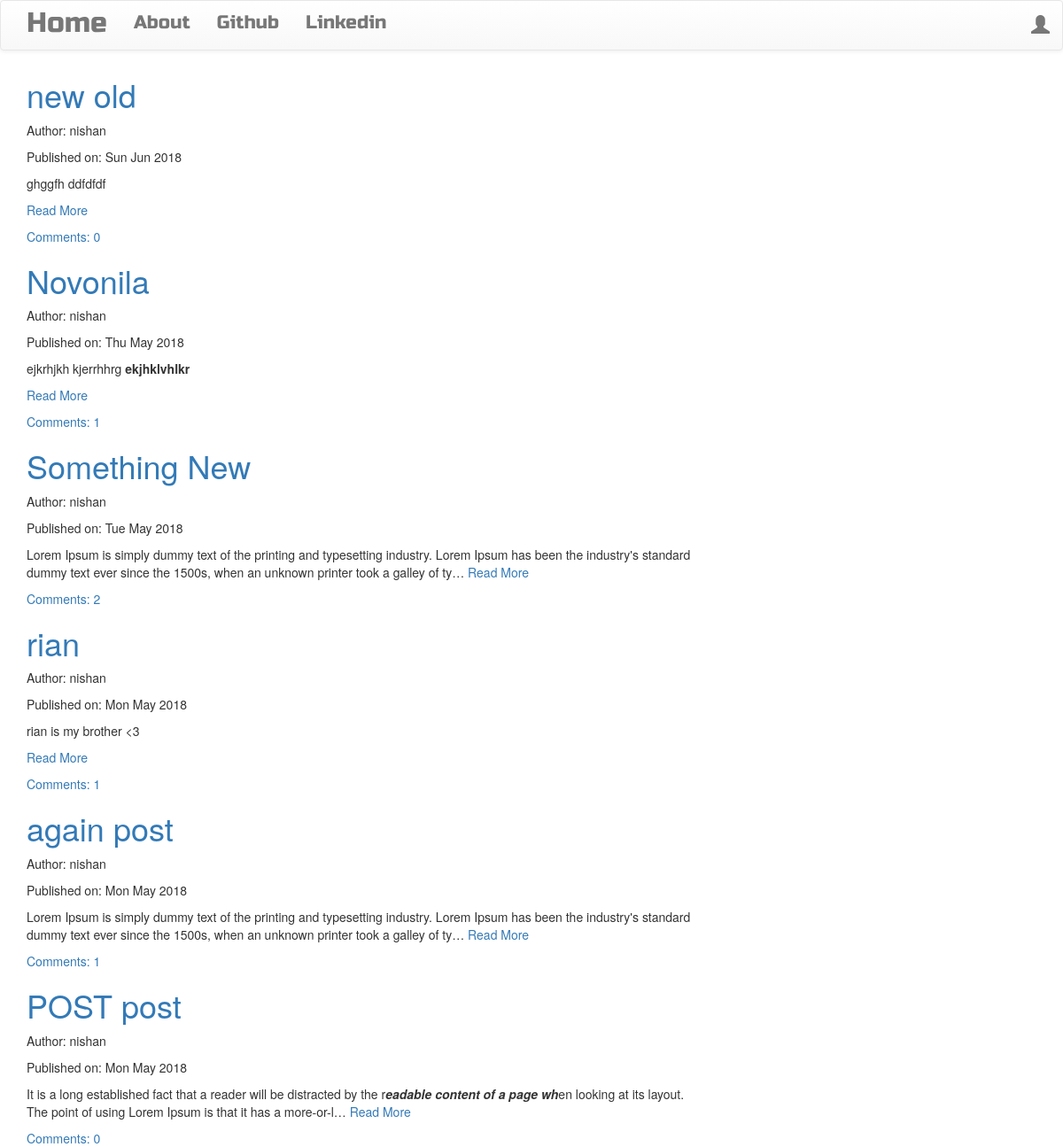
The page / on the database its author committed.
### blog/models.py (models this page shows, shortened)
class Post(models.Model):
    author = models.ForeignKey('auth.User', on_delete=models.CASCADE)
    title = models.CharField(max_length=200)
    text = models.TextField()
    create_date = models.DateTimeField(default=timezone.now)
    published_date = models.DateTimeField(blank=True, null=True)
    def approve_comments(self):
        return self.comments.filter(approved_comment=True)

### blog/views.py (the view)
# urls.py: path('', views.PostListView.as_view(), name='post_list'),
class PostListView(ListView):
    model = Post
    def get_queryset(self):
        return Post.objects.filter(published_date__lte=timezone.now()).order_by('-published_date')

### blog/templates/blog/post_list.html
{% extends 'blog/base.html' %}
{% block content %}
    <div class="centerstage">
        {% for post in post_list%}
            <div class="post">
                <h1><a href="{% url 'post_detail' pk=post.pk %}">{{ post.title }}</a></h1>
                <p>Author: {{ post.author }}</p>
                <div class="date">
                    <p>Published on: {{ post.published_date|date:"D M Y"}}</p>
                </div>
                <p> {{ post.text|safe|linebreaksbr|truncatechars:200 }}
                <a href="{% url 'post_detail' pk=post.pk %}">Read More</a></p>
                <a href="{% url 'post_detail' pk=post.pk %}">Comments: {{ post.approve_comments.count}}</a>
            </div>
        {% endfor %}
    </div>
{% endblock %}

### blog/templates/blog/base.html (shortened to what this page needs)
<!DOCTYPE html>
{% load staticfiles %}
<html lang="en">
<head>
        <link rel="stylesheet" href="https://maxcdn.bootstrapcdn.com/bootstrap/3.3.7/css/bootstrap.min.css">
        <link rel="stylesheet" href="https://maxcdn.bootstrapcdn.com/bootstrap/3.3.7/css/bootstrap-theme.min.css">
        <link rel="stylesheet" href="//cdn.jsdelivr.net/npm/medium-editor@latest/dist/css/medium-editor.min.css" type="text/css" media="screen" charset="utf-8">
        <link rel="stylesheet" href="{% static 'css/blog.css' %}">
</head>
<body class="loader">
        <nav class="navbar navbar-default techfont custom-navbar">
            <div class="container">
                <ul class="nav navbar-nav">
                    <li><a class="navbar-brand bigbrand" href="{% url 'post_list' %}">Home</a></li>
                    <li><a href="{% url 'about' %}">About</a></li>
                    <li><a href="https://github.com">Github</a></li>
                    <li><a href="https://linkedin.com">Linkedin</a></li>
                </ul>
                <ul class="nav navbar-nav navbar-right">
                    {% if user.is_authenticated %}
                        <li><a href="{% url 'post_new' %}">New Post</a></li>
                        <li><a href="{% url 'post_draft_list' %}">Draft</a></li>
                        <li><a href="{% url 'logout' %}">Logout</a></li>
                        <li><a>Welcome, {{ user.username }}</a></li>
                    {% else %}
                        <li><a class="nav navbar-right" href="{% url 'login' %}"> <span class="glyphicon glyphicon-user"></span> </a></li>
                    {% endif %}
                </ul>
            </div>
        </nav>
    <div class="content container">
        <div class="row">
            <div class="col-md-8">
                <div class="blog_posts">
                    {% block content %}
                    {% endblock %}
                </div>
            </div>
        </div>
    </div>
</body>
</html>

### blog/static/css/blog.css (style rules this page uses)
.techfont { font-family: 'Russo One', sans-serif; font-size: 1.5em; margin-bottom: 10px; }
.bigbrand { font-size: 1.5em; }
.centerstage { margin-left: auto; margin-right: auto; }
.loader { filter:hue-rotate(0deg); color:linear-gradient(45deg,#0f8,#08f); animation:hue 10000ms infinite linear; }

### rows shown on the page
Post: title "new old", author "nishan", published_date "Sun Jun 2018", text "ghggfh ddfdfdf", approve_comments.count "0"
Post: title "Novonila", author "nishan", published_date "Thu May 2018", text "ejkrhjkh kjerrhhrg ekjhklvhlkr", approve_comments.count "1"
Post: title "Something New", author "nishan", published_date "Tue May 2018", text "Lorem Ipsum is simply dummy text of the printing and typesetting industry. Lorem Ipsum has been the industry's standard dummy text ever since the 1500s, when an unknown printer took a galley of ty…", approve_comments.count "2"
Post: title "rian", author "nishan", published_date "Mon May 2018", text "rian is my brother <3", approve_comments.count "1"
Post: title "again post", author "nishan", published_date "Mon May 2018", text "Lorem Ipsum is simply dummy text of the printing and typesetting industry. Lorem Ipsum has been the industry's standard dummy text ever since the 1500s, when an unknown printer took a galley of ty…", approve_comments.count "1"
Post: title "POST post", author "nishan", published_date "Mon May 2018", text "It is a long established fact that a reader will be distracted by the r eadable content of a page wh en looking at its layout. The point of using Lorem Ipsum is that it has a more-or-l…", approve_comments.count "0"
